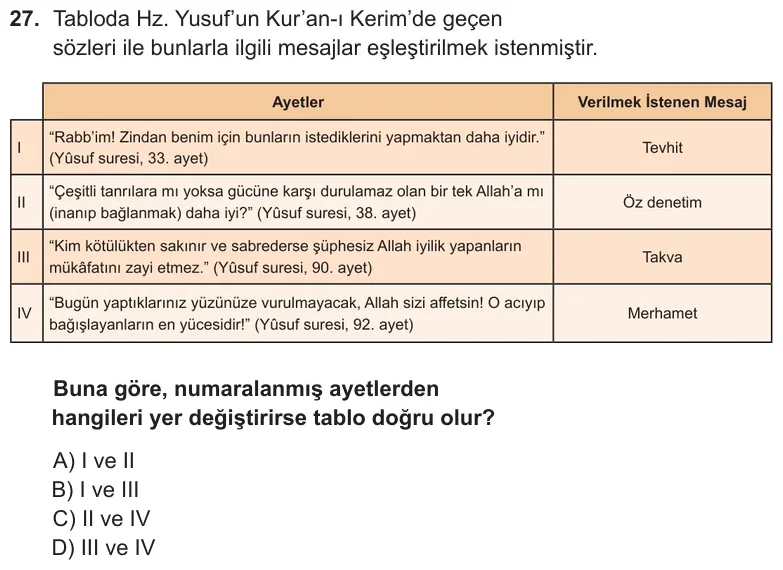
#> input picture img/meb/meb-din-hayat-27.webp, 783 x 570 px
$ python -i reflow.py   (imports and definitions only)
#> lines starting #> are read from the running program, lines starting #| are printed output that depends on the picture; after the words box and inside, x2 and y2 are one past the last pixel; in counts of white or black regions, pixels touching at a corner belong together
#!/usr/bin/env python3
"""MEB soru görsellerini telefonda okunaklı olacak şekilde "yeniden akıtır" (reflow).

Fikir: metin satırları yatay izdüşümle bulunur; uzun satırlar kelime boşluklarından
bölünüp parçalar alt alta dizilir (okuma sırası korunur). Şık satırları büyük
boşluklardan ayrılır. Şekil/tablo/çerçeve gibi metin dışı bloklar bölünmez.
Güvensiz durumlarda görsel değiştirilmez ve sebebi raporlanır.

Kullanım:
  python3 tools/reflow.py img/meb/*.webp --out /tmp/out      # deneme (çıktı ayrı klasöre)
  python3 tools/reflow.py img/meb/*.webp --inplace           # üzerine yaz
Rapor: --report report.json
"""
import sys, os, json, argparse
import numpy as np
from PIL import Image

REF = 27.0 / 644   # referans img/past/2018-ink-2.webp: satır bandı yüksekliği / görsel genişliği
TOL = 0.15
WHITE = 235      # bu değerin altı "boş değil" (kenar yumuşatma dahil)
INK = 160        # koyu mürekkep


def load(path):
#> called with path = '../img/meb/meb-din-hayat-27.webp'
    im = Image.open(path)
#> im is the input picture: PIL image 783x570 RGB; mean R, G, B 237.7, 228.6, 220.3
#> in plan_img, `inner = T_force is not None`: inner = False
    if im.mode in ('RGBA', 'LA', 'P'):
        im = im.convert('RGBA')
        bg = Image.new('RGBA', im.size, (255, 255, 255, 255))
        bg.alpha_composite(im)
        im = bg
    return im.convert('RGB')


def runs(mask):
    """True olan ardışık aralıklar [s,e)"""
    m = np.concatenate([[False], mask, [False]]).astype(np.int8)
    d = np.diff(m)
    return list(zip(np.where(d == 1)[0], np.where(d == -1)[0]))


def longest_run(rowmask):
    best = 0
    for s, e in runs(rowmask):
        best = max(best, e - s)
    return best


_OCRC = {}
TESSDIR = os.environ.get('RF_TESSDATA', '/workspace/work/reflow/tessdata')


def ocr_label(crop, kind='opt'):
    """kırpılmış küçük kelime görüntüsü şık etiketi mi (A) B) C) D) E))? harf ya da None.
    kind='qnum': soru numarası ("12.") mı? numara ya da None"""
    import subprocess, tempfile, hashlib
    key = kind + hashlib.md5(crop.tobytes() + bytes(str(crop.size), 'ascii')).hexdigest()
    if key in _OCRC:
        return _OCRC[key]
    res = None
    try:
        w, h = crop.size
        big = Image.new('RGB', (w * 3 + 40, h * 3 + 40), (255, 255, 255))
        big.paste(crop.resize((w * 3, h * 3), Image.LANCZOS), (20, 20))
        with tempfile.NamedTemporaryFile(suffix='.png', dir=os.environ.get('RF_TMP', '/workspace/work/reflow/aud_tmp'), delete=True) as tf:
            big.save(tf.name)
            if kind == 'word':
                args = ['tesseract', tf.name, 'stdout', '--psm', '8', '-l', 'tur']
            else:
                wl = {'opt': 'ABCDE)', 'qnum': '0123456789.', 'roman': 'IVX.'}[kind]
                args = ['tesseract', tf.name, 'stdout', '--psm', '8', '-l', 'eng', '-c', 'tessedit_char_whitelist=' + wl]
            if os.path.isdir(TESSDIR):
                args[1:1] = ['--tessdata-dir', TESSDIR]
            out = subprocess.run(args, capture_output=True, text=True, timeout=20).stdout.strip()
        import re as _re
        if kind == 'word':
            # sıradan sözcük mü ("Bu", "ve", "dir,")? etiket (A) I. 1. a)) değil
            m = _re.match(r'^([a-zçğıöşüâîûA-ZÇĞİÖŞÜ]{2,}[,;:.]?|\d{2,4}[,;:]?)$', out)
            if m and _re.match(r'^[IVX]{1,4}\.?$', out):
                m = None
            _OCRC[key] = out if m else None
            return _OCRC[key]
        m = _re.match({'opt': r'^([A-E])\)$', 'qnum': r'^(\d{1,2})\.$', 'roman': r'^([IVX]{1,4})\.$'}[kind], out)
        res = m.group(1) if m else None
    except Exception:
        res = None
    _OCRC[key] = res
    return res


class Skip(Exception):
    pass


def analyse(rgb, hmed_force=None):
    g = np.asarray(rgb.convert('L')).astype(np.int16)
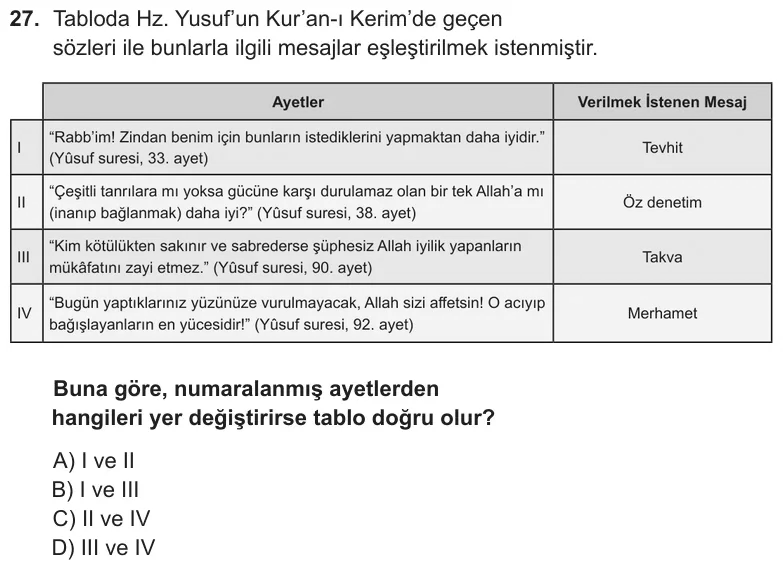
#> g: shape (570, 783) int16; min 0, max 255, mean 230.4
    a = np.asarray(rgb).astype(np.int16)
    H, W = g.shape
    nw = g < WHITE
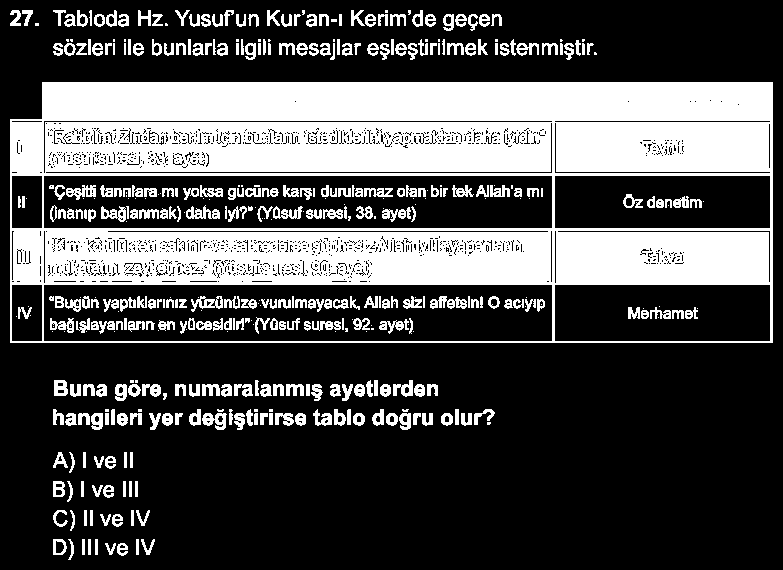
#> nw: shape (570, 783) bool; 30.6% white; 444 white regions (120 under 20 px), largest, box (x1, y1, x2, y2) and area: (10, 82, 773, 343) 109109, (430, 296, 467, 309) 277, (186, 205, 220, 219) 256
    ink = g < INK
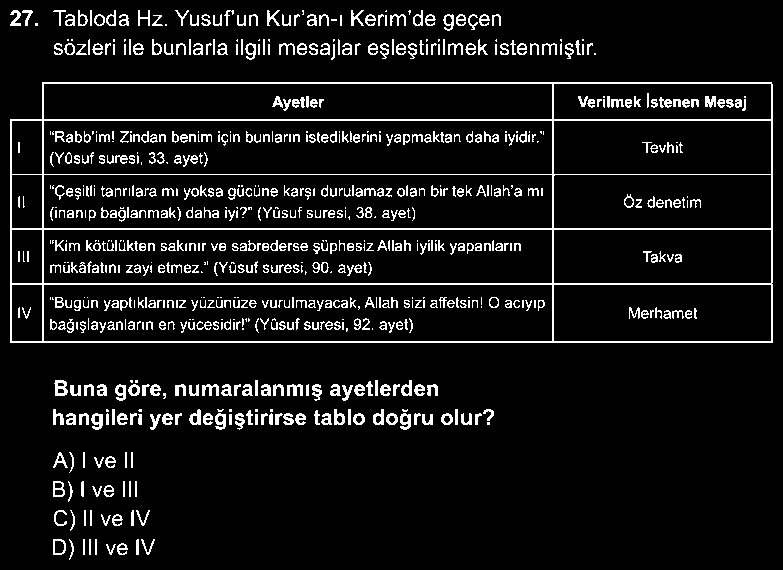
#> ink: shape (570, 783) bool; 8.2% white in thin lines or dots
    light = (a.min(2) < 242) & (g > 190)          # açık renkli dolgu (arka plan kutusu vb.)
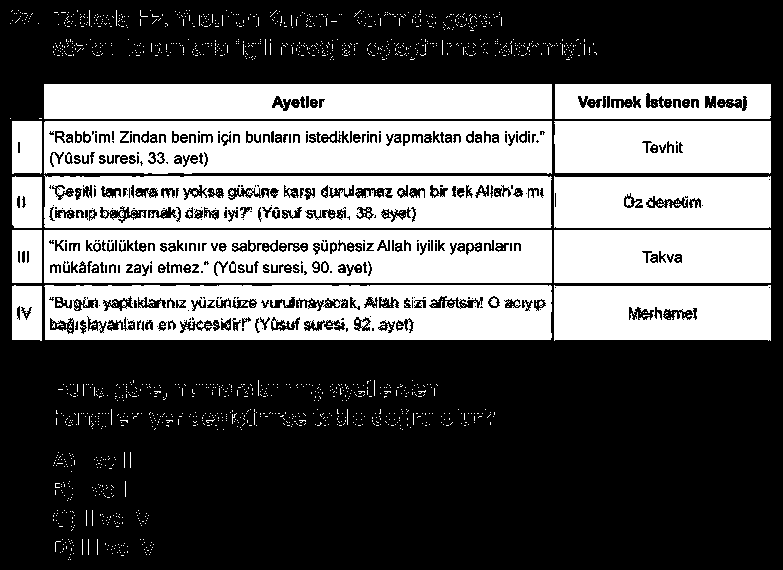
#> light: shape (570, 783) bool; 37.7% white; 1667 white regions (1648 under 20 px), largest, box (x1, y1, x2, y2) and area: (44, 121, 552, 174) 23036, (44, 230, 552, 283) 22928, (44, 285, 552, 340) 22749

    rows = runs(nw.any(1))
#> in runs, `m = np.concatenate([[False], mask, [False]]).astype(np.int8)`: m = 572 values, max 1 at index 11, min 0 at index 0, mean 0.75
#> in runs, `d = np.diff(m)`: d = 571 values, max 1 at index 10, min -1 at index 31, mean 0
#> rows = [(10, 31), (39, 60), (82, 343), (380, 401), (409, 430), (452, 473), (481, 502), (510, 531), (539, 560)]
    # çok yakın bantları birleştir (İ noktası, ğ şapkası, alt çizgi)
    merged = []
    for s, e in rows:
        if merged and s - merged[-1][1] <= 2:
            merged[-1] = (merged[-1][0], e)
        else:
            merged.append((s, e))
#> this loop made 9 passes
#> after the loop, merged has the same summary as rows
    rows = merged
    hs = [e - s for s, e in rows if 10 <= e - s <= 60]
#> hs = [21, 21, 21, 21, 21, 21, 21, 21]
    if hmed_force:
        hmed = float(hmed_force)
        if not rows:
            raise Skip('boş')
    else:
        if len(hs) < 1 or (len(hs) < 2 and not 12 <= hs[0] <= 34):
            raise Skip('metin satırı tespit edilemedi')
        hmed = float(np.median(hs))
#> hmed = 21
        if not 12 <= hmed <= 40:
            # iki satırlı tablo hücreleri / kesirli formüller medyanı şişirmiş olabilir: normal satır boyundakilerle yeniden dene
            hs2 = [h_ for h_ in hs if 12 <= h_ <= 34]
            if len(hs2) >= 2:
                hmed = float(np.median(hs2))
        if not 12 <= hmed <= 40:
            raise Skip('satır yüksekliği olağandışı (%.0f)' % hmed)
    # küçük bantları (nokta, şapka, alt çizgi) yakın komşuya ekle
    changed = True
    while changed:
        changed = False
        for i, (s, e) in enumerate(rows):
            if e - s < 0.45 * hmed and len(rows) > 1:
                gp = s - rows[i - 1][1] if i > 0 else 1e9
                gn = rows[i + 1][0] - e if i + 1 < len(rows) else 1e9
                if min(gp, gn) <= 0.45 * hmed:
                    if gp <= gn:
                        rows[i - 1] = (rows[i - 1][0], e)
                    else:
                        rows[i + 1] = (s, rows[i + 1][1])
                    del rows[i]
                    changed = True
                    break

    # birbirine değen iki satırı vadiden ayır
    def split_tall(s, e):
        h = e - s
        if 1.7 * hmed <= h <= 2.6 * hmed:
            prof = nw[s:e].sum(1)
            lo, hi = int(h * 0.3), int(h * 0.7)
            k = lo + int(np.argmin(prof[lo:hi]))
            if prof[k] <= 2 and prof.max() > 0:
                a1, a2 = (s, s + k), (s + k, e)
                if min(a1[1] - a1[0], a2[1] - a2[0]) >= 0.6 * hmed:
                    return [a1, a2]
        return [(s, e)]
    rr = []
    for s, e in rows:
        rr += split_tall(s, e)
#> this loop made 9 passes
#> (s, e, h in split_tall) on passes 1, 6, 7, 8, 9: (10, 31, 21), (452, 473, 21), (481, 502, 21), (510, 531, 21), (539, 560, 21)
    rows = rr

    bands = []
    ulrows = None
    for s, e in rows:
        sub = nw[s:e]
        cols = np.where(sub.any(0))[0]
        x0, x1 = int(cols[0]), int(cols[-1]) + 1
        h = e - s
        area = h * (x1 - x0)
        fill = light[s:e, x0:x1].sum() / max(1, area)
        dens = sub[:, x0:x1].sum() / max(1, area)
        hline = max(longest_run(ink[y]) for y in range(s, e))
        kind = 'text'
        why = ''
        if h > 1.45 * hmed:
            kind, why = 'block', 'yüksek'
            # uzun kesir çizgisi (ince, bandın ortasında, bandın tamamını kaplamayan) formülü bozmaz
            fracbar = False
            if hline >= 6 * hmed and hline < min(16 * hmed, 0.7 * (x1 - x0)):
                lr = [y for y in range(s, e) if longest_run(ink[y]) >= 0.8 * hline]
                fracbar = len(lr) <= 3 and lr[-1] - lr[0] <= 3 and 0.3 * h <= lr[0] - s <= 0.7 * h
            sat = ((a[s:e, x0:x1].max(2) - a[s:e, x0:x1].min(2)) > 80).mean()     # renkli simge/şekil formül değildir
            if h <= 2.8 * hmed and fill < 0.1 and dens < 0.35 and (hline < 6 * hmed or fracbar) and sat < 0.02:
                col = sub[:, x0:x1].any(0)
                nseg = sum(1 for a_, c_ in runs(~col) if c_ - a_ >= max(4, 0.22 * hmed))
                if nseg >= 4:
                    kind, why = 'formula', 'formül'
        elif fill > 0.25:
            kind, why = 'block', 'dolgu'
        elif hline > max(12 * hmed, 0.3 * W):
            kind, why = 'block', 'çizgi'
            # altı çizili metin satırı: uzun çizgi yalnız bandın alt kısmında, üstünde kelimeler
            ulr = [y for y in range(s, e) if longest_run(ink[y]) > 6 * hmed]
            if 0.8 * hmed <= h and len(ulr) <= 4 and min(ulr) >= s + 0.6 * h:
                above = nw[s:min(ulr), x0:x1].any(0)
                ngap = sum(1 for a_, c_ in runs(~above) if c_ - a_ >= max(4, 0.22 * hmed))
                if ngap >= 3:
                    kind, why = 'text', ''
                    ulrows = (min(ulr), max(ulr) + 1)
        elif dens > 0.6:
            kind, why = 'block', 'yoğun'
        elif h < 0.45 * hmed and (x1 - x0) > 4 * hmed:
            kind, why = 'block', 'ince'
        bands.append(dict(y0=s, y1=e, x0=x0, x1=x1, kind=kind, why=why))
        if kind == 'text' and ulrows is not None:
            bands[-1]['ul'] = ulrows
        ulrows = None
#> this loop made 9 passes
#> (s, e, x0, x1, h, area, fill, dens) on pass 3: (82, 343, 10, 773, 261, 199143, 0.83, 0.607)
#> pass 3, in analyse, `sub = nw[s:e]`:
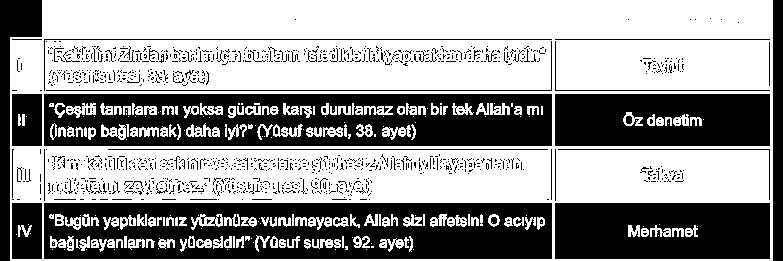
#> sub: shape (261, 783) bool; 59.1% white; 1229 black regions (1180 under 20 px), largest, box (x1, y1, x2, y2) and area: (44, 203, 552, 259) 22759, (44, 94, 552, 146) 20782, (555, 203, 770, 259) 11560
#> after the loop, bands = 9 items
    # bölünemeyecek kadar uzun "kelime" (renkli çizgi/çubuk + etiket) içeren metin bandı aslında şekildir
    for b in bands:
        if b['kind'] == 'text' and not b.get('ul'):
            ws_ = segments(nw, b, max(4, int(round(0.22 * hmed))))
            if any(c_ - a_ > 15 * hmed for a_, c_ in ws_):
                b['kind'], b['why'] = 'block', 'çizgi'
#> this loop made 9 passes
#> ws_ on passes 4, 6, 7, 8, 9: [(54, 107), (115, 167), (175, 323), (330, 438)], [(53, 75), (83, 86), (94, 116), (124, 133)], [(53, 73), (81, 84), (92, 114), (123, 138)], [(53, 75), (84, 93), (100, 123), (131, 150)], [(53, 74), (82, 98), (105, 128), (136, 155)]
#> pass 1, in segments, `m = nw[b['y0']:b['y1'], b['x0']:b['x1']]`:
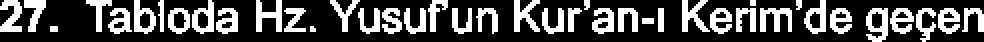
#> m: shape (21, 492) bool (shown 2 times larger); 29.7% white; 41 white regions (6 under 20 px), largest, box (x1, y1, x2, y2) and area: (433, 4, 444, 21) 117, (128, 0, 141, 16) 116, (380, 4, 396, 16) 115
#> pass 2, in segments (call 2), `m = nw[b['y0']:b['y1'], b['x0']:b['x1']]`:
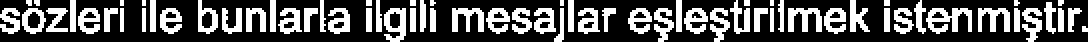
#> m: shape (21, 544) bool (shown 2 times larger); 33.2% white in thin lines or dots
    Xmin0 = min(b['x0'] for b in bands)
#> Xmin0 = 10
    # şeklin bitişiğindeki "formül" bandı (noktalı kâğıt satırı, ölçek çubuğu) şeklin parçasıdır
    for i in range(len(bands)):
        b = bands[i]
        if b['kind'] != 'formula':
            continue
        for j in (i - 1, i + 1):
            if 0 <= j < len(bands) and bands[j]['kind'] == 'block':
                o = bands[j]
                gap = (b['y0'] - o['y1']) if j < i else (o['y0'] - b['y1'])
                if gap <= 1.0 * hmed and min(o['x1'], b['x1']) - max(o['x0'], b['x0']) >= 0.7 * (b['x1'] - b['x0']):
                    b['kind'], b['why'] = 'block', 'formül+şekil'
                    break
#> this loop made 9 passes
#> (the rest of the program and of its run is left out)
